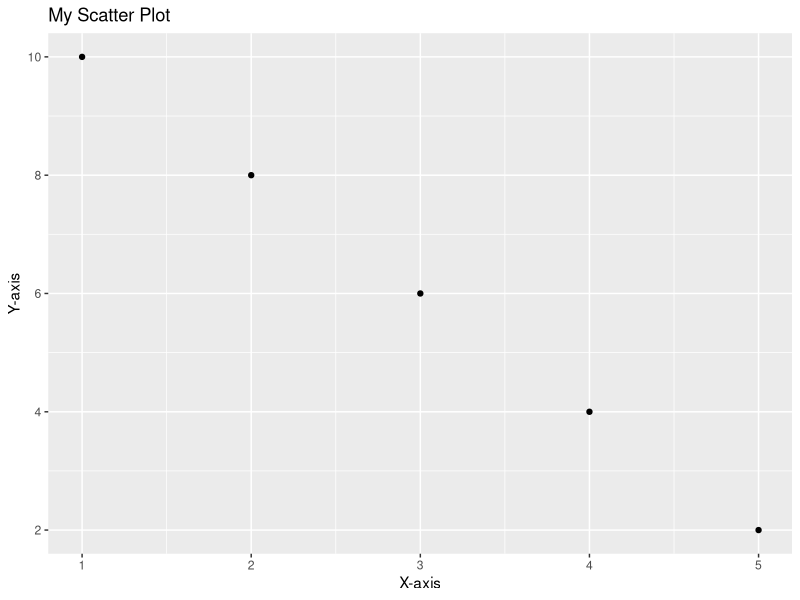

Here is the R script that generated this plot:
## ---- chunk 1
library(ggplot2)

# Generate some example data
data <- data.frame(
  x = c(1, 2, 3, 4, 5),
  y = c(10, 8, 6, 4, 2)
)

# Create a scatter plot using ggplot2
ggplot(data, aes(x = x, y = y)) +
  geom_point() +
  labs(x = "X-axis", y = "Y-axis") +
  ggtitle("My Scatter Plot")
